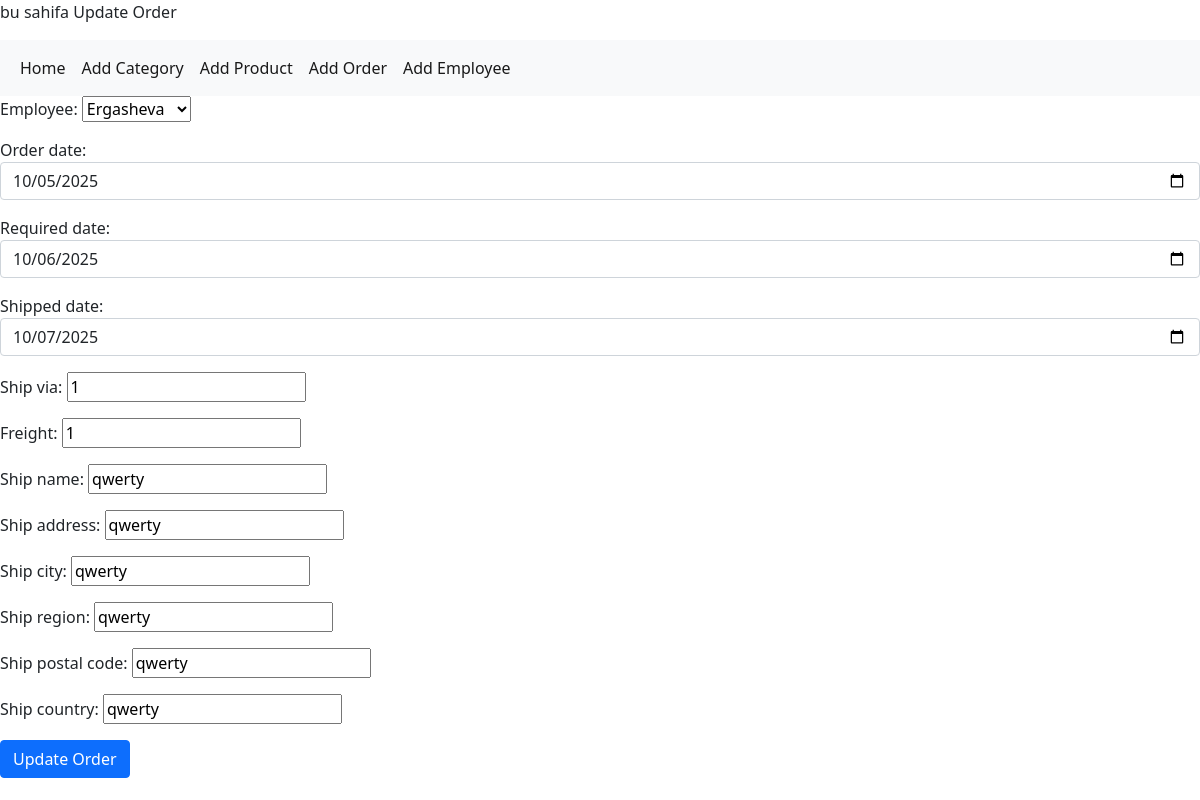
The page /updateorder/2/ on the database its author committed.
### app1/models.py (models this page shows, shortened)
class Order(models.Model):
    employee = models.ForeignKey(Employee, on_delete=models.CASCADE)
    order_date = models.DateField(null=True, blank=True)
    required_date = models.DateField(null=True, blank=True)
    shipped_date = models.DateField(null=True, blank=True)
    ship_via =models.IntegerField(null=True, blank=True)
    freight = models.IntegerField(null=True, blank=True)
    ship_name = models.CharField(max_length=200,null=True, blank=True)
    ship_address = models.CharField(max_length=200,null=True, blank=True)
    ship_city = models.CharField(max_length=200,null=True, blank=True)
    ship_region = models.CharField(max_length=200,null=True, blank=True)
    ship_postal_code = models.CharField(max_length=200,null=True, blank=True)
    ship_country = models.CharField(max_length=200,null=True, blank=True)

### app1/views.py (the view)
# urls.py: path('updateorder/<int:pk>/',UpdateOrder.as_view(),name = 'updateorder'),
class UpdateOrder(UpdateView):
    model = Order
    form_class = OrderForm
    template_name = 'updateorder.html'
    success_url = reverse_lazy('index')
    pk_url_kwarg = 'pk'

### app1/forms.py
class OrderForm(forms.ModelForm):
    class Meta:
        model = Order
        fields = '__all__'
        widgets = {
            "order_date": forms.DateInput(attrs={'class': 'form-control', 'type': 'date'}),
            "required_date": forms.DateInput(attrs={'class': 'form-control', 'type': 'date'}),
            "shipped_date": forms.DateInput(attrs={'class': 'form-control', 'type': 'date'}),
        }

### app1/models.py (called while the page is built)
    def __str__(self):
        return self.last_name

### app1/templates/updateorder.html (shortened to what this page needs)
<!DOCTYPE html>
<html lang="en">
<head>
</head>
<body>
<p>bu sahifa Update Order</p>
<nav class="navbar navbar-expand-lg navbar-light bg-light">
    <div class="container-fluid">
        <div class="collapse navbar-collapse" id="navbarNav">
            <ul class="navbar-nav">
                <li class="nav-item">
                    <a class="nav-link active" aria-current="page" href="{% url 'index' %}">Home</a>
                </li>
                <li>
                    <a class="nav-link active" href="{% url 'addcategory' %}" tabindex="-1" aria-disabled="true">Add Category</a>
                </li>
                <li>
                    <a class="nav-link active" href="{% url 'addproduct' %}" tabindex="-1" aria-disabled="true">Add Product</a>
                </li>
                <li>
                    <a class="nav-link active" href="{% url 'addorder' %}" tabindex="-1" aria-disabled="true">Add Order</a>
                </li>
                <li>
                    <a class="nav-link active" href="{% url 'addemployee' %}" tabindex="-1" aria-disabled="true">Add Employee</a>
                </li>
            </ul>
        </div>
    </div>
</nav>
<form action="{% url 'updateorder' order.pk %}" method="post" enctype="multipart/form-data">
    {{ form.as_p }}
    <button type="submit" class="btn btn-primary btn-block">Update Order</button>
</form>
<link href="https://cdn.jsdelivr.net/npm/bootstrap@5.0.2/dist/css/bootstrap.min.css" rel="stylesheet"
>
</body>
</html>

### rows shown on the page
Order: employee "Ergasheva", order_date "10/05/2025", required_date "10/06/2025", shipped_date "10/07/2025", ship_via "1", freight "1", ship_name "qwerty", ship_address "qwerty", ship_city "qwerty", ship_region "qwerty", ship_postal_code "qwerty", ship_country "qwerty"
